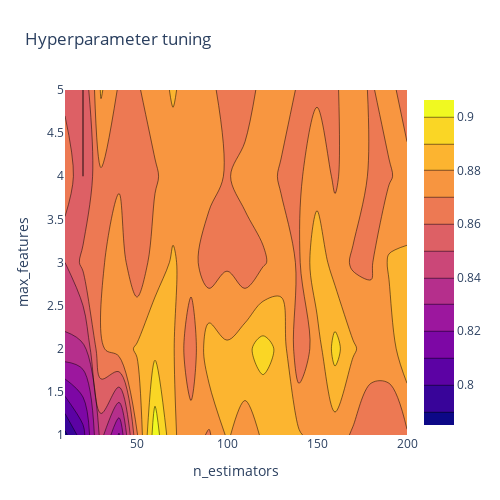

The code cell stored with this chart in its notebook:
### Code cell
x = pivot.columns.levels[1].values # estimators
y = pivot.index.values             # max_features
z = pivot.values                   # accuracy

layout = go.Layout(
            xaxis=go.layout.XAxis(
              title=go.layout.xaxis.Title(
              text='n_estimators')
             ),
             yaxis=go.layout.YAxis(
              title=go.layout.yaxis.Title(
              text='max_features') 
            ) )
fig = go.Figure(data = [go.Contour(z=z, x=x, y=y)], layout=layout )
fig.update_layout(title='Hyperparameter tuning', autosize=False,
                  width=500, height=500,
                  margin=dict(l=65, r=50, b=65, t=90))
fig.show()

### Figure 1 — Plotly figure (JSON) as saved in the notebook; plotly's stock layout.template omitted (floating-point values rounded to 4 significant figures)
{"data": [{"autocontour": true, "contours": {"end": 0.9, "size": 0.01, "start": 0.79}, "type": "contour", "x": [10, 20, 30, 40, 50, 60, 70, 80, 90, 100, 110, 120, 130, 140, 150, 160, 170, 180, 190, 200], "y": [1, 2, 3, 4, 5], "z": [[0.7875, 0.8063, 0.8438, 0.8187, 0.8688, 0.9062, 0.8812, 0.875, 0.8688, 0.8812, 0.875, 0.8812, 0.8812, 0.8812, 0.875, 0.875, 0.8688, 0.8625, 0.8625, 0.8688], [0.8375, 0.8375, 0.8688, 0.875, 0.8812, 0.8875, 0.8812, 0.8625, 0.8875, 0.8812, 0.8875, 0.8938, 0.8875, 0.8625, 0.875, 0.8938, 0.8812, 0.875, 0.875, 0.8875], [0.85, 0.8625, 0.8688, 0.875, 0.8625, 0.875, 0.8812, 0.875, 0.8625, 0.8688, 0.8625, 0.8688, 0.875, 0.8688, 0.8875, 0.875, 0.8688, 0.8688, 0.8812, 0.8812], [0.8688, 0.85, 0.8688, 0.8688, 0.8625, 0.8688, 0.875, 0.875, 0.875, 0.8688, 0.875, 0.875, 0.8688, 0.8688, 0.875, 0.8688, 0.875, 0.8688, 0.8688, 0.875], [0.8562, 0.85, 0.8812, 0.8688, 0.8688, 0.875, 0.8812, 0.875, 0.875, 0.8625, 0.8625, 0.875, 0.875, 0.8688, 0.8688, 0.8688, 0.875, 0.8688, 0.875, 0.8625]]}], "layout": {"autosize": false, "height": 500, "margin": {"b": 65, "l": 65, "r": 50, "t": 90}, "title": {"text": "Hyperparameter tuning"}, "width": 500, "xaxis": {"autorange": true, "range": [10, 200], "title": {"text": "n_estimators"}, "type": "linear"}, "yaxis": {"autorange": true, "range": [1, 5], "title": {"text": "max_features"}, "type": "linear"}}}
